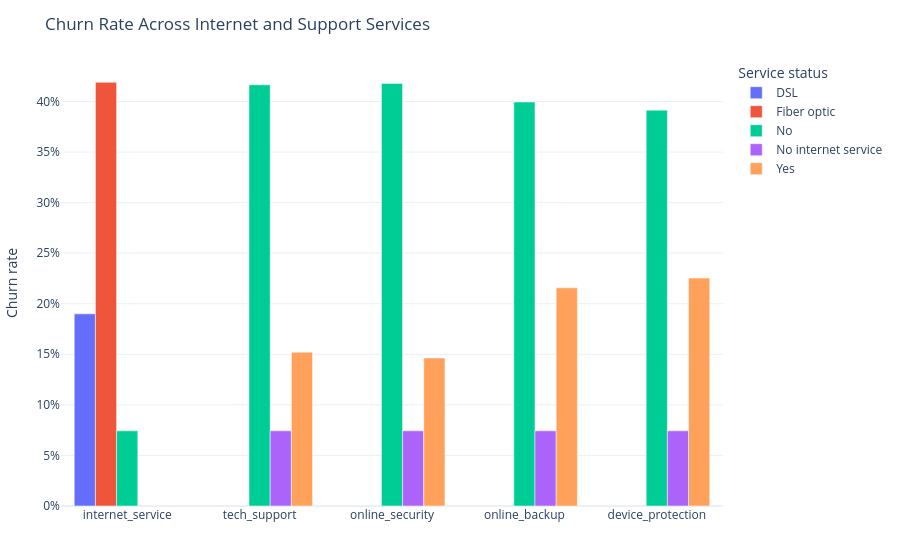

Notebook code cell kept with this figure:
### Markdown cell above
## Churn by Internet Service and Support Services

Service bundle quality is often a practical driver of retention. Customers who subscribe to support, security, and protection services may be more embedded in the product, while customers without those services may experience lower perceived value or weaker switching costs.

### Code cell
service_columns = [
    "internet_service",
    "tech_support",
    "online_security",
    "online_backup",
    "device_protection",
]

service_tables = []
for col in service_columns:
    temp = summarize_churn(df, col).rename(columns={col: "status"})
    temp.insert(0, "service", col)
    service_tables.append(temp)

support_summary = pd.concat(service_tables, ignore_index=True)
support_display = support_summary.copy()
support_display["churn_rate_pct"] = (support_display["churn_rate"] * 100).round(2)
display(support_display[["service", "status", "customers", "churners", "churn_rate_pct"]])

fig = px.bar(
    support_summary,
    x="service",
    y="churn_rate",
    color="status",
    barmode="group",
    title="Churn Rate Across Internet and Support Services",
    labels={"service": "Service", "churn_rate": "Churn rate", "status": "Service status"},
    category_orders={"service": service_columns},
)
fig.update_yaxes(tickformat=".0%")
fig.update_layout(xaxis_title="", yaxis_title="Churn rate", margin=dict(l=20, r=20, t=60, b=20))
fig.show()

### Figure 1 — Plotly figure (JSON) as saved in the notebook; plotly's stock layout.template omitted (floating-point values rounded to 4 significant figures)
{"data": [{"alignmentgroup": "True", "hovertemplate": "Service status=DSL<br>Service=%{x}<br>Churn rate=%{y}<extra></extra>", "legendgroup": "DSL", "marker": {"color": "#636efa", "pattern": {"shape": ""}}, "name": "DSL", "offsetgroup": "DSL", "orientation": "v", "showlegend": true, "textposition": "auto", "type": "bar", "x": ["internet_service"], "xaxis": "x", "y": [0.19], "yaxis": "y"}, {"alignmentgroup": "True", "hovertemplate": "Service status=Fiber optic<br>Service=%{x}<br>Churn rate=%{y}<extra></extra>", "legendgroup": "Fiber optic", "marker": {"color": "#EF553B", "pattern": {"shape": ""}}, "name": "Fiber optic", "offsetgroup": "Fiber optic", "orientation": "v", "showlegend": true, "textposition": "auto", "type": "bar", "x": ["internet_service"], "xaxis": "x", "y": [0.4189], "yaxis": "y"}, {"alignmentgroup": "True", "hovertemplate": "Service status=No<br>Service=%{x}<br>Churn rate=%{y}<extra></extra>", "legendgroup": "No", "marker": {"color": "#00cc96", "pattern": {"shape": ""}}, "name": "No", "offsetgroup": "No", "orientation": "v", "showlegend": true, "textposition": "auto", "type": "bar", "x": ["internet_service", "tech_support", "online_security", "online_backup", "device_protection"], "xaxis": "x", "y": [0.07434, 0.4165, 0.4178, 0.3994, 0.3914], "yaxis": "y"}, {"alignmentgroup": "True", "hovertemplate": "Service status=No internet service<br>Service=%{x}<br>Churn rate=%{y}<extra></extra>", "legendgroup": "No internet service", "marker": {"color": "#ab63fa", "pattern": {"shape": ""}}, "name": "No internet service", "offsetgroup": "No internet service", "orientation": "v", "showlegend": true, "textposition": "auto", "type": "bar", "x": ["tech_support", "online_security", "online_backup", "device_protection"], "xaxis": "x", "y": [0.07434, 0.07434, 0.07434, 0.07434], "yaxis": "y"}, {"alignmentgroup": "True", "hovertemplate": "Service status=Yes<br>Service=%{x}<br>Churn rate=%{y}<extra></extra>", "legendgroup": "Yes", "marker": {"color": "#FFA15A", "pattern": {"shape": ""}}, "name": "Yes", "offsetgroup": "Yes", "orientation": "v", "showlegend": true, "textposition": "auto", "type": "bar", "x": ["tech_support", "online_security", "online_backup", "device_protection"], "xaxis": "x", "y": [0.152, 0.1464, 0.2157, 0.2254], "yaxis": "y"}], "layout": {"barmode": "group", "legend": {"title": {"text": "Service status"}, "tracegroupgap": 0}, "margin": {"b": 20, "l": 20, "r": 20, "t": 60}, "title": {"text": "Churn Rate Across Internet and Support Services"}, "xaxis": {"anchor": "y", "categoryarray": ["internet_service", "tech_support", "online_security", "online_backup", "device_protection"], "categoryorder": "array", "domain": [0, 1], "title": {"text": ""}}, "yaxis": {"anchor": "x", "domain": [0, 1], "tickformat": ".0%", "title": {"text": "Churn rate"}}}}
